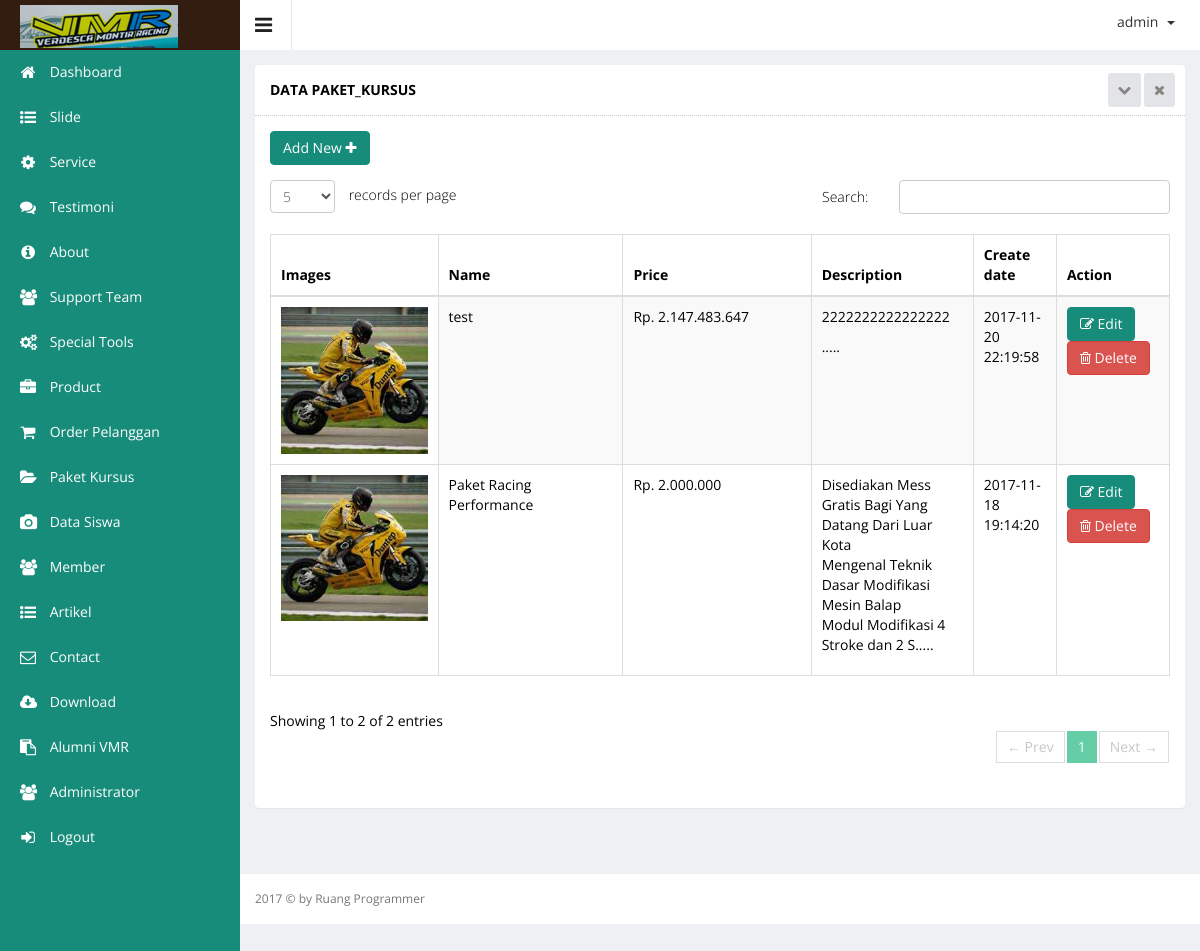
The page /admin/index.php?hal=master/paket_kursus/list (signed in) on the database its author committed.
### tables this page shows
CREATE TABLE `paket_kursus` (
  `paket_kursus_id` int(11) NOT NULL,
  `paket_kursus_name` varchar(100) DEFAULT NULL,
  `paket_kursus_images` text,
  `paket_kursus_price` int(11) DEFAULT NULL,
  `paket_kursus_desc` text,
  `paket_kursus_date` datetime DEFAULT NULL,
  `user_id` int(11) DEFAULT NULL
);

### admin/master/paket_kursus/list.php (the view, shortened to what this page needs)
<div class="wrapper">
    <div class="row">
        <div class="col-sm-12">
            <section class="panel">
                <header class="panel-heading">
                    Data paket_kursus
                    <span class="tools pull-right">
                        <a href="javascript:;" class="fa fa-chevron-down"></a>
                        <a href="javascript:;" class="fa fa-times"></a>
                     </span>
                </header>
                <div class="panel-body">
                    <div class="adv-table editable-table ">
                        <div class="clearfix">
                            <div class="btn-group">
                                <a href="?hal=master/paket_kursus/add">
                                    <button data-toggle="modal" class="btn btn-primary">
                                        Add New <i class="fa fa-plus"></i>
                                    </button>
                                </a>
                            </div>
                        </div>
                        <table class="table table-striped table-hover table-bordered" id="editable-sample">
                            <thead>
                            <tr>
                                <th width="30%">Images</th>
                                <th width="30%">Name</th>
                                <th width="30%">Price</th>
                                <th>Description</th>
                                <th width="20%">Create date</th>
                                <th width="10%">Action</th>
                            </tr>
                            </thead>
                            <tbody>
                            <?php
                            $queryPortofolio = mysql_query("SELECT * FROM paket_kursus ORDER BY paket_kursus_id DESC");
                            while ($rowpaket_kursus = mysql_fetch_array($queryPortofolio)) {
                                ?>
                                <tr class="">
                                    <td><img src="../images/paket_kursus/<?php echo $rowpaket_kursus['paket_kursus_images']; ?>"
                                             width="100%"></td>
                                    <td><?php echo $rowpaket_kursus['paket_kursus_name'] ?></td>
                                    <td>Rp. <?php echo number_format($rowpaket_kursus['paket_kursus_price'], 0, ',', '.'); ?></td>
                                    <td><?php echo substr($rowpaket_kursus['paket_kursus_desc'],0,150); ?>.....</td>
                                    <td><?php echo $rowpaket_kursus['paket_kursus_date']; ?></td>
                                    <td>
                                        <a href="?hal=master/paket_kursus/edit&id=<?php echo $rowpaket_kursus['paket_kursus_id']; ?>">
                                            <button class="btn btn-primary" type="submit"><i class="fa fa-edit"
                                                                                             aria-hidden="true"></i>
                                                Edit
                                            </button>
                                        </a>
                                        <a href="?hal=master/paket_kursus/list&hapus=<?php echo $rowpaket_kursus['paket_kursus_id']; ?>">
                                        <button class="btn btn-danger" type="submit" name="hapus"><i
                                                        class="fa fa-trash-o"></i> Delete
                                            </button>
                                        </a>
                                    </td>
                                </tr>
                            <?php } ?>
                            </tbody>
                        </table>
                    </div>
                </div>
            </section>
        </div>
    </div>
</div>

### rows shown on the page
paket_kursus: paket_kursus_images (picture), paket_kursus_name "test", paket_kursus_price "2.147.483.647", paket_kursus_desc "2222222222222222", paket_kursus_date "2017-11-20 22:19:58"
paket_kursus: paket_kursus_images (picture), paket_kursus_name "Paket Racing Performance", paket_kursus_price "2.000.000", paket_kursus_desc "Disediakan Mess Gratis Bagi Yang Datang Dari Luar Kota Mengenal Teknik Dasar Modifikasi Mesin Balap Modul Modifikasi 4 Stroke dan 2 S", paket_kursus_date "2017-11-18 19:14:20"

### other values the page prints
$_SESSION['username'] "admin"
